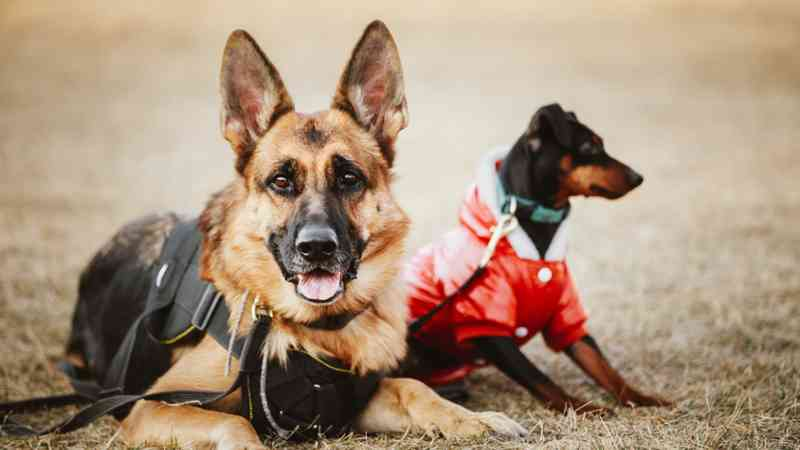
#> input picture data/perros.jpg, 800 x 450 px
$ python ch01-ex1.py
#> lines starting #> are read from the running program, lines starting #| are printed output that depends on the picture
3# -*- coding: utf-8 -*-
"""
Created on Thu Mar 01 22:03:32 2018

@author: PEDRO NEL MENDOZA

Exercise 1: Take an image and apply Gaussian blur like in Figure 1-9. Plot the image contours
for increasing values of σ. What happens? Can you explain why?
"""

# Firstly, the necessary libraries and modules are imported
import numpy as np
import matplotlib.pyplot as plt
from PIL import Image
from pylab import *
from numpy import *
from scipy.ndimage import filters

# to read an image to array with the image converted to grayscale with convert('L')
perros = array(Image.open('data/perros.jpg').convert('L'))
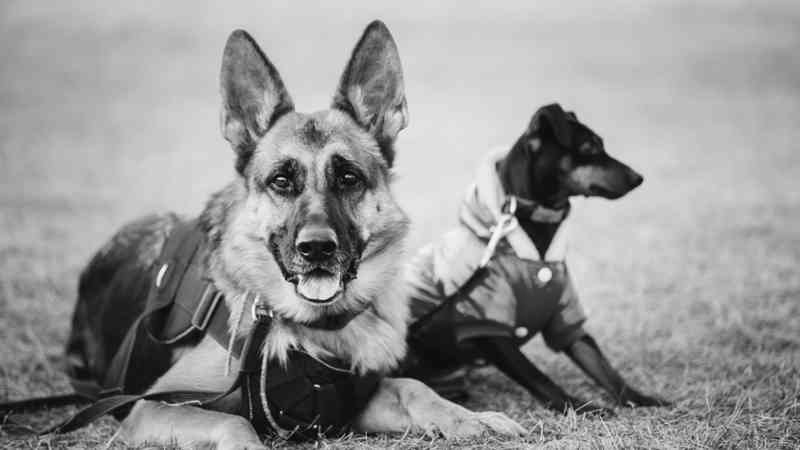
#> perros: shape (450, 800); min 1, max 255, mean 149

# Show the image in grayscale:
plt.figure(figsize=(7,5))          # Figure size is defined.
plt.axis('off')                    # Axes are removed.
plt.imshow(perros,cmap='gray')
plt.show()                         # The image in grayscale is showed.

# Now, the image blurred contours for increasing values of σ are showed.
i = 1;
plt.figure(figsize=(16,6))
for sigma in xrange (0,20,1):
    blurred_image = filters.gaussian_filter(perros, sigma)
    plt.subplot(4,5,i)
    plt.contour(blurred_image, origin='image',cmap='gray')
    plt.title('Image contour with sigma=%i' %sigma)
    plt.axis('off')
    i = i + 1;
#> this loop made 20 passes
#> pass 3, `blurred_image = filters.gaussian_filter(perros, sigma)`:
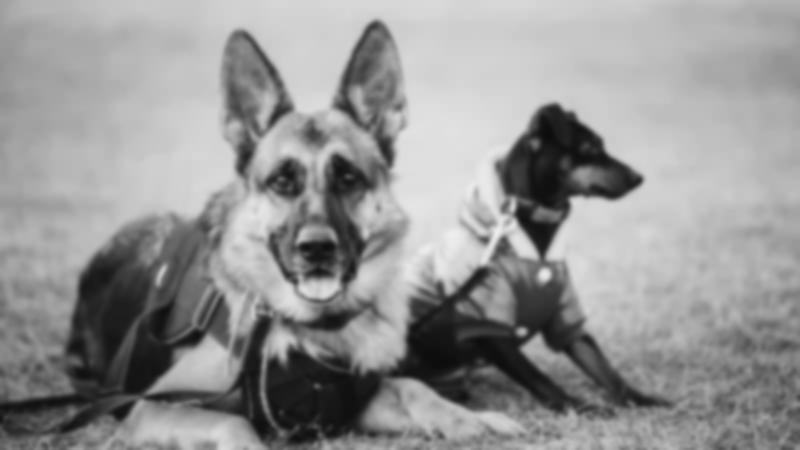
#> blurred_image: shape (450, 800); min 13, max 239, mean 148
#> after the loop:
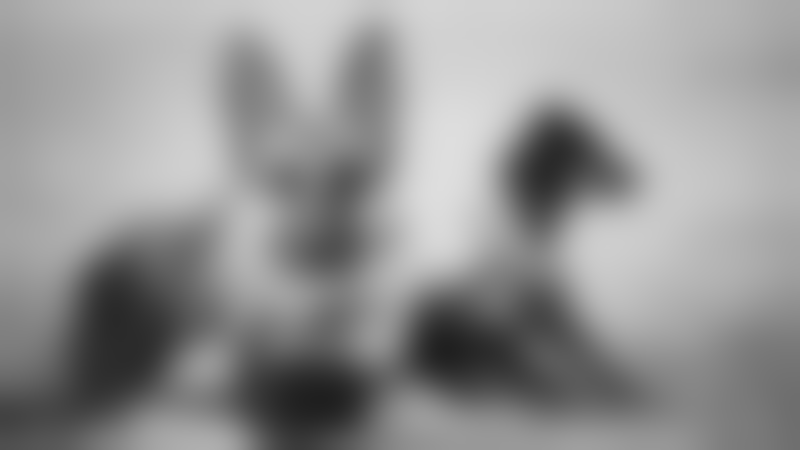
#> blurred_image: shape (450, 800); min 31, max 222, mean 148
#> after the loop, i = 21
plt.show()
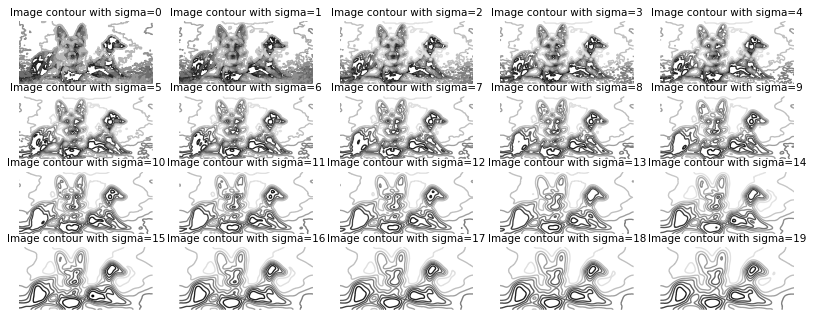
#> figure drawn by matplotlib, 20 panels

'''
By tracing the contours of the blurred image by increasing the values
of the standard deviation (sigma) and plotting these contours, it can
be seen that as sigma increases, the image loses details, becoming
increasingly blurred; in addition, the image vanishes, as if it were
deteriorating with the increase of sigma In summary, it can be seen
that blur affects the detection of contours; with more blurring
(increasing sigma), fewer contours are detected, resulting in less
efficiency in contours detection.
'''

$ run again, with data/oasis.jpg copied over data/perros.jpg
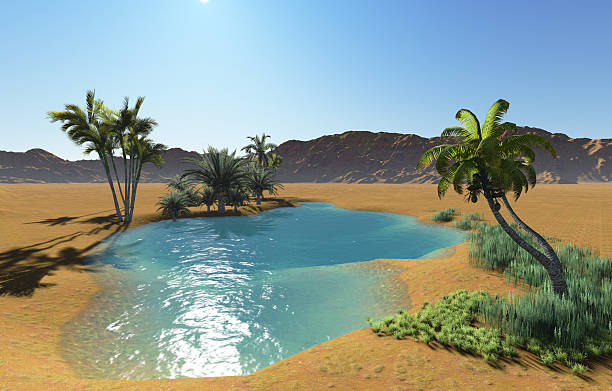
#> input picture data/oasis.jpg, 612 x 391 px
#> `perros = array(Image.open('data/perros.jpg').convert('L'))`:
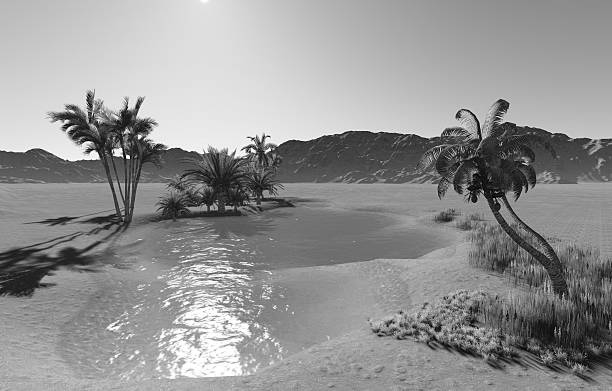
#> perros: shape (391, 612); min 0, max 255, mean 147.8
#> after the loop `for sigma in xrange (0,20,1):`:
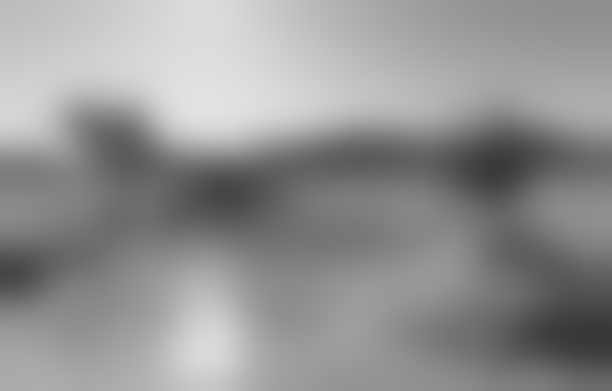
#> blurred_image: shape (391, 612); min 55, max 226, mean 146.8
#> after the loop `for sigma in xrange (0,20,1):`: i = 21

$ run again, with data/torres_blancas.jpg copied over data/perros.jpg
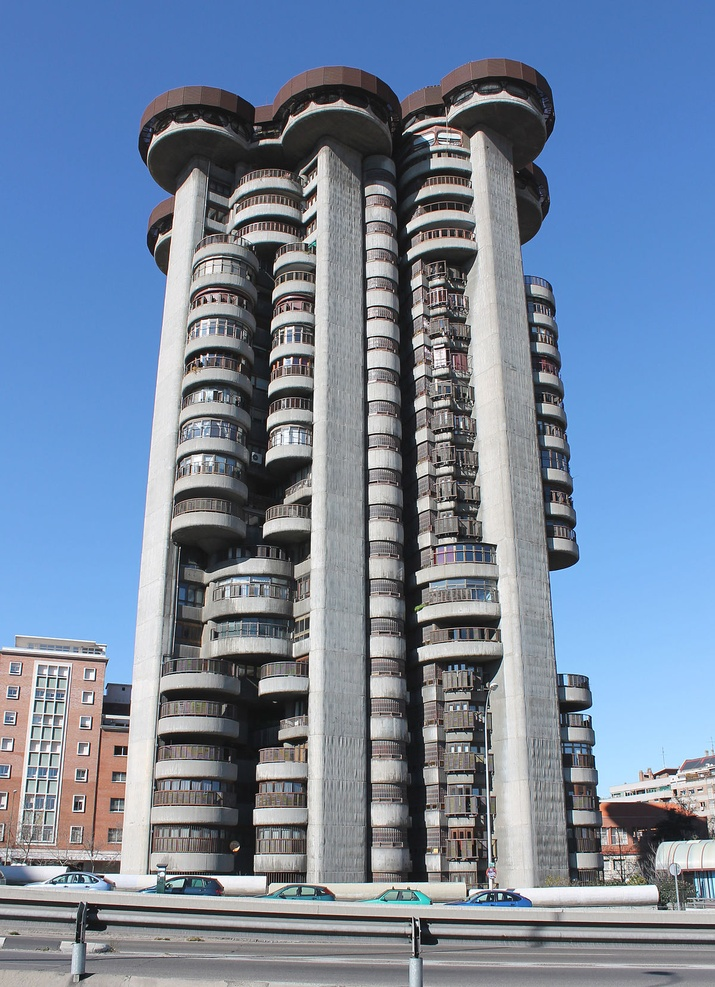
#> input picture data/torres_blancas.jpg, 715 x 987 px, shrunk from 1200 x 1657 before the run
#> `perros = array(Image.open('data/perros.jpg').convert('L'))`:
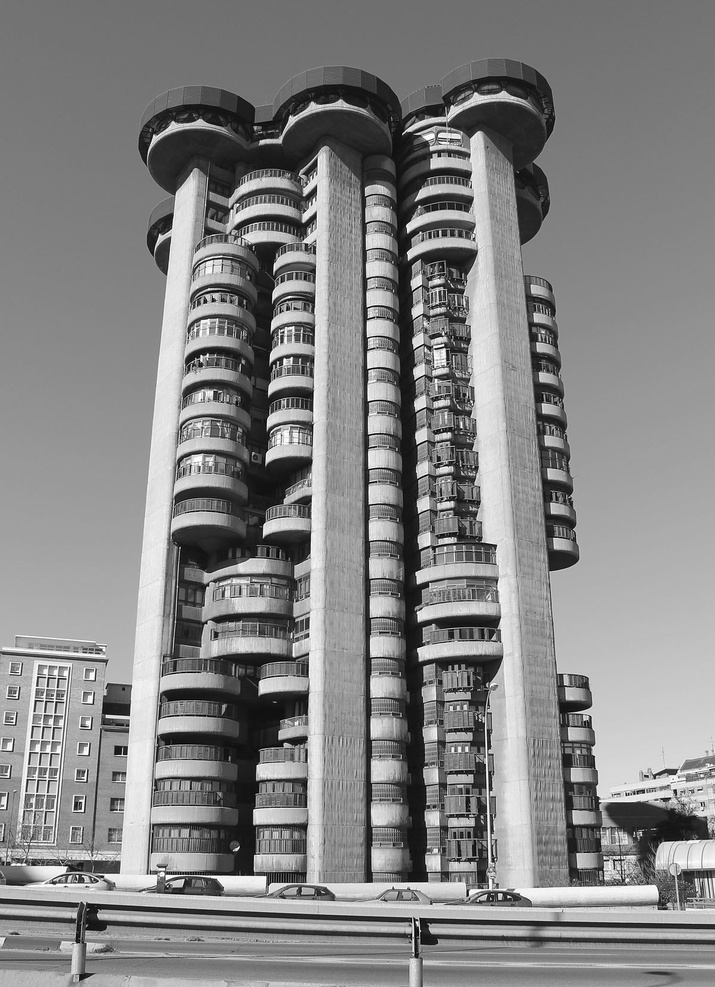
#> perros: shape (987, 715); min 0, max 255, mean 132.5
#> after the loop `for sigma in xrange (0,20,1):`:
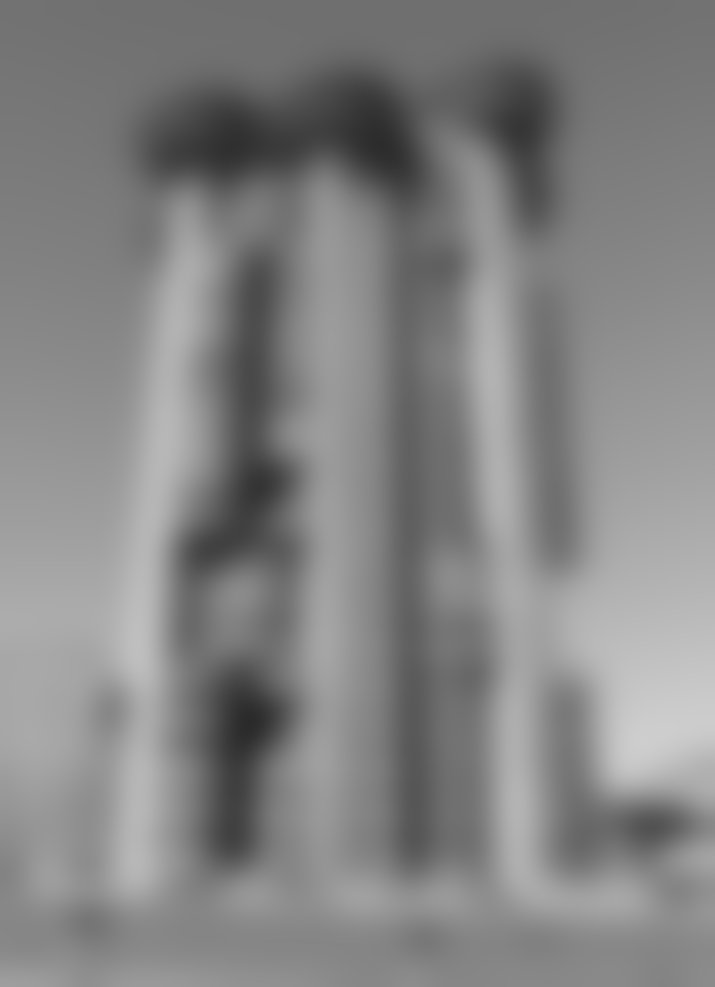
#> blurred_image: shape (987, 715); min 42, max 206, mean 131.5
#> after the loop `for sigma in xrange (0,20,1):`: i = 21
